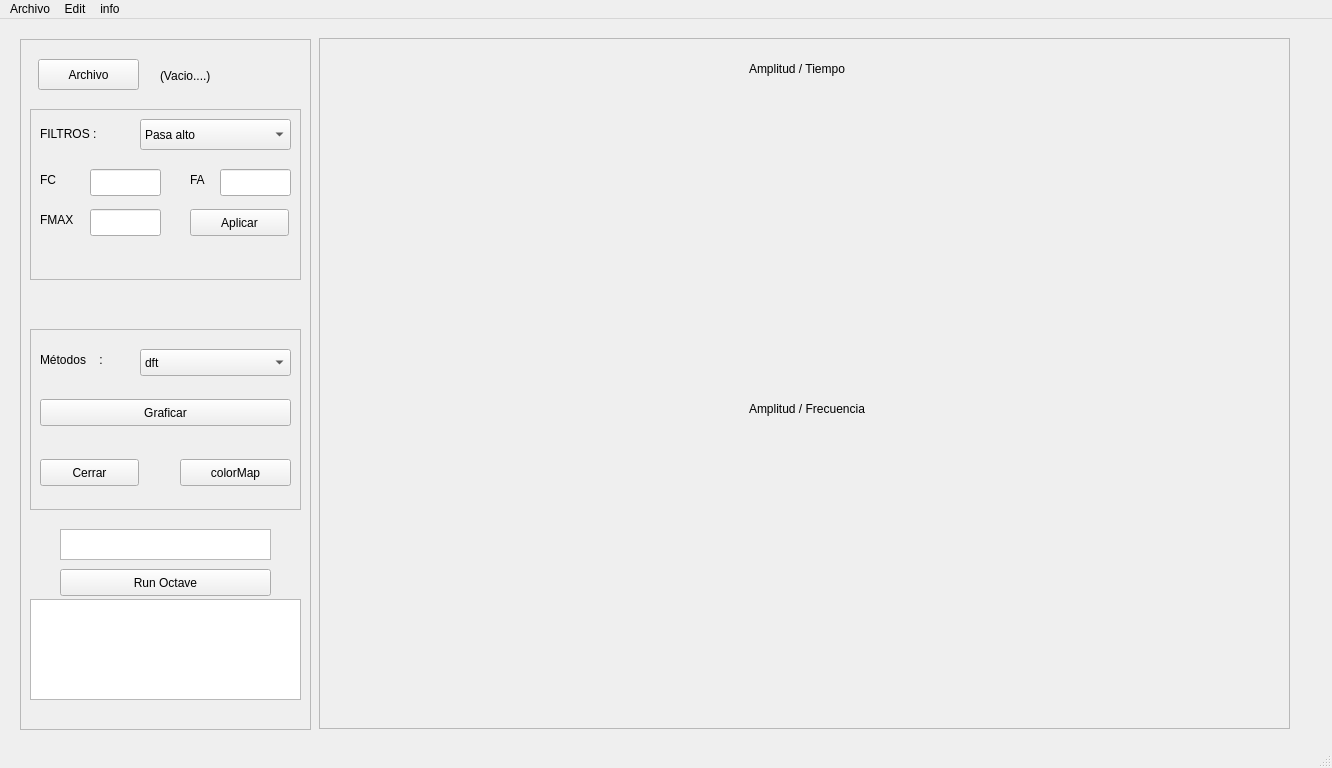
<?xml version="1.0" encoding="UTF-8"?>
<ui version="4.0">
 <class>EMG</class>
 <widget class="QMainWindow" name="EMG">
  <property name="enabled">
   <bool>true</bool>
  </property>
  <property name="geometry">
   <rect>
    <x>0</x>
    <y>0</y>
    <width>1332</width>
    <height>768</height>
   </rect>
  </property>
  <property name="sizePolicy">
   <sizepolicy hsizetype="Preferred" vsizetype="Preferred">
    <horstretch>0</horstretch>
    <verstretch>0</verstretch>
   </sizepolicy>
  </property>
  <property name="maximumSize">
   <size>
    <width>1366</width>
    <height>768</height>
   </size>
  </property>
  <property name="windowTitle">
   <string>EMG</string>
  </property>
  <widget class="QWidget" name="centralWidget">
   <widget class="QFrame" name="frame_graficos">
    <property name="geometry">
     <rect>
      <x>319</x>
      <y>19</y>
      <width>971</width>
      <height>691</height>
     </rect>
    </property>
    <property name="frameShape">
     <enum>QFrame::StyledPanel</enum>
    </property>
    <property name="frameShadow">
     <enum>QFrame::Raised</enum>
    </property>
    <widget class="QCustomPlot" name="grafico_at" native="true">
     <property name="geometry">
      <rect>
       <x>50</x>
       <y>60</y>
       <width>871</width>
       <height>271</height>
      </rect>
     </property>
     <zorder>grafico_af</zorder>
     <zorder>grafico_af</zorder>
    </widget>
    <widget class="QCustomPlot" name="grafico_af" native="true">
     <property name="geometry">
      <rect>
       <x>50</x>
       <y>390</y>
       <width>871</width>
       <height>271</height>
      </rect>
     </property>
    </widget>
    <widget class="QLabel" name="labelSignal_2">
     <property name="geometry">
      <rect>
       <x>430</x>
       <y>20</y>
       <width>131</width>
       <height>21</height>
      </rect>
     </property>
     <property name="text">
      <string>Amplitud / Tiempo</string>
     </property>
    </widget>
    <widget class="QLabel" name="labelSignal_3">
     <property name="geometry">
      <rect>
       <x>430</x>
       <y>360</y>
       <width>161</width>
       <height>21</height>
      </rect>
     </property>
     <property name="text">
      <string>Amplitud / Frecuencia</string>
     </property>
    </widget>
   </widget>
   <widget class="QFrame" name="frame_opciones">
    <property name="geometry">
     <rect>
      <x>20</x>
      <y>20</y>
      <width>291</width>
      <height>691</height>
     </rect>
    </property>
    <property name="frameShape">
     <enum>QFrame::StyledPanel</enum>
    </property>
    <property name="frameShadow">
     <enum>QFrame::Raised</enum>
    </property>
    <widget class="QPushButton" name="botonArchivo">
     <property name="geometry">
      <rect>
       <x>18</x>
       <y>20</y>
       <width>101</width>
       <height>31</height>
      </rect>
     </property>
     <property name="text">
      <string>Archivo</string>
     </property>
    </widget>
    <widget class="QLabel" name="labelSignal">
     <property name="geometry">
      <rect>
       <x>140</x>
       <y>26</y>
       <width>131</width>
       <height>21</height>
      </rect>
     </property>
     <property name="text">
      <string>(Vacio....)</string>
     </property>
    </widget>
    <widget class="QFrame" name="frame">
     <property name="geometry">
      <rect>
       <x>10</x>
       <y>70</y>
       <width>271</width>
       <height>171</height>
      </rect>
     </property>
     <property name="frameShape">
      <enum>QFrame::StyledPanel</enum>
     </property>
     <property name="frameShadow">
      <enum>QFrame::Raised</enum>
     </property>
     <widget class="QComboBox" name="BoxFiltros">
      <property name="geometry">
       <rect>
        <x>110</x>
        <y>10</y>
        <width>151</width>
        <height>31</height>
       </rect>
      </property>
      <item>
       <property name="text">
        <string>Pasa alto</string>
       </property>
      </item>
      <item>
       <property name="text">
        <string>Pasa bajo</string>
       </property>
      </item>
      <item>
       <property name="text">
        <string>Pasa banda</string>
       </property>
      </item>
     </widget>
     <widget class="QLabel" name="label_3">
      <property name="geometry">
       <rect>
        <x>10</x>
        <y>14</y>
        <width>81</width>
        <height>21</height>
       </rect>
      </property>
      <property name="text">
       <string>FILTROS :</string>
      </property>
     </widget>
     <widget class="QLineEdit" name="lineEdit">
      <property name="geometry">
       <rect>
        <x>60</x>
        <y>60</y>
        <width>71</width>
        <height>27</height>
       </rect>
      </property>
     </widget>
     <widget class="QLineEdit" name="lineEdit_2">
      <property name="geometry">
       <rect>
        <x>190</x>
        <y>60</y>
        <width>71</width>
        <height>27</height>
       </rect>
      </property>
     </widget>
     <widget class="QLineEdit" name="lineEdit_3">
      <property name="geometry">
       <rect>
        <x>60</x>
        <y>100</y>
        <width>71</width>
        <height>27</height>
       </rect>
      </property>
     </widget>
     <widget class="QLabel" name="label_5">
      <property name="geometry">
       <rect>
        <x>10</x>
        <y>60</y>
        <width>51</width>
        <height>21</height>
       </rect>
      </property>
      <property name="text">
       <string>FC</string>
      </property>
     </widget>
     <widget class="QLabel" name="label_6">
      <property name="geometry">
       <rect>
        <x>10</x>
        <y>100</y>
        <width>41</width>
        <height>21</height>
       </rect>
      </property>
      <property name="text">
       <string>FMAX</string>
      </property>
     </widget>
     <widget class="QLabel" name="label_7">
      <property name="geometry">
       <rect>
        <x>160</x>
        <y>60</y>
        <width>21</width>
        <height>21</height>
       </rect>
      </property>
      <property name="text">
       <string>FA</string>
      </property>
     </widget>
     <widget class="QPushButton" name="botonAplicar">
      <property name="geometry">
       <rect>
        <x>160</x>
        <y>100</y>
        <width>99</width>
        <height>27</height>
       </rect>
      </property>
      <property name="text">
       <string>Aplicar</string>
      </property>
     </widget>
    </widget>
    <widget class="QFrame" name="frame_2">
     <property name="geometry">
      <rect>
       <x>10</x>
       <y>290</y>
       <width>271</width>
       <height>181</height>
      </rect>
     </property>
     <property name="frameShape">
      <enum>QFrame::StyledPanel</enum>
     </property>
     <property name="frameShadow">
      <enum>QFrame::Raised</enum>
     </property>
     <widget class="QLabel" name="label_2">
      <property name="geometry">
       <rect>
        <x>10</x>
        <y>20</y>
        <width>81</width>
        <height>21</height>
       </rect>
      </property>
      <property name="text">
       <string>Métodos    :</string>
      </property>
     </widget>
     <widget class="QComboBox" name="comboMetodo">
      <property name="geometry">
       <rect>
        <x>110</x>
        <y>20</y>
        <width>151</width>
        <height>27</height>
       </rect>
      </property>
      <item>
       <property name="text">
        <string>dft</string>
       </property>
      </item>
      <item>
       <property name="text">
        <string>fft</string>
       </property>
      </item>
      <item>
       <property name="text">
        <string>sgram</string>
       </property>
      </item>
      <item>
       <property name="text">
        <string>dgt</string>
       </property>
      </item>
      <item>
       <property name="text">
        <string>wdst</string>
       </property>
      </item>
      <item>
       <property name="text">
        <string>dwt</string>
       </property>
      </item>
     </widget>
     <widget class="QPushButton" name="botonEnviar">
      <property name="geometry">
       <rect>
        <x>10</x>
        <y>70</y>
        <width>251</width>
        <height>27</height>
       </rect>
      </property>
      <property name="text">
       <string>Graficar</string>
      </property>
     </widget>
     <widget class="QPushButton" name="botonCerrar">
      <property name="geometry">
       <rect>
        <x>10</x>
        <y>130</y>
        <width>99</width>
        <height>27</height>
       </rect>
      </property>
      <property name="text">
       <string>Cerrar</string>
      </property>
     </widget>
     <widget class="QPushButton" name="botonColorMap">
      <property name="geometry">
       <rect>
        <x>150</x>
        <y>130</y>
        <width>111</width>
        <height>27</height>
       </rect>
      </property>
      <property name="text">
       <string>colorMap</string>
      </property>
     </widget>
    </widget>
    <widget class="QPlainTextEdit" name="inputCom">
     <property name="geometry">
      <rect>
       <x>40</x>
       <y>490</y>
       <width>211</width>
       <height>31</height>
      </rect>
     </property>
    </widget>
    <widget class="QPushButton" name="botonRO">
     <property name="geometry">
      <rect>
       <x>40</x>
       <y>530</y>
       <width>211</width>
       <height>27</height>
      </rect>
     </property>
     <property name="text">
      <string>Run Octave</string>
     </property>
    </widget>
    <widget class="QPlainTextEdit" name="outputCom">
     <property name="geometry">
      <rect>
       <x>10</x>
       <y>560</y>
       <width>271</width>
       <height>101</height>
      </rect>
     </property>
    </widget>
   </widget>
  </widget>
  <widget class="QMenuBar" name="menuBar">
   <property name="geometry">
    <rect>
     <x>0</x>
     <y>0</y>
     <width>1332</width>
     <height>25</height>
    </rect>
   </property>
   <widget class="QMenu" name="menuArchivo">
    <property name="title">
     <string>Archivo</string>
    </property>
   </widget>
   <widget class="QMenu" name="menuEdit">
    <property name="title">
     <string>Edit</string>
    </property>
   </widget>
   <widget class="QMenu" name="menuInfo">
    <property name="title">
     <string>info</string>
    </property>
   </widget>
   <addaction name="menuArchivo"/>
   <addaction name="menuEdit"/>
   <addaction name="menuInfo"/>
  </widget>
  <widget class="QStatusBar" name="statusBar"/>
 </widget>
 <layoutdefault spacing="6" margin="11"/>
 <customwidgets>
  <customwidget>
   <class>QCustomPlot</class>
   <extends>QWidget</extends>
   <header>qcustomplot.h</header>
   <container>1</container>
  </customwidget>
 </customwidgets>
 <resources/>
 <connections/>
</ui>
